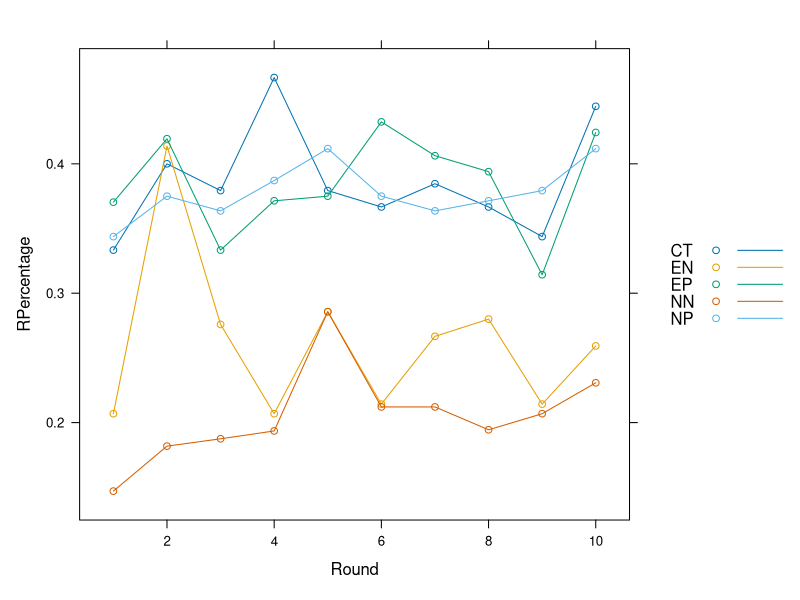

Here is the R script that generated this plot:
## ---- chunk 1
library(readxl)
G6Data <- read_excel("Group 6 n181.xlsx")
View(G6Data)
attach(G6Data)
## ---- chunk 2
all<-aov(Percentage~Frame*Norm+Loc+Gender)
summary(all)
## ---- chunk 3
independent<-aov(Percentage~Condition)
summary(independent)

pairwise.t.test(Percentage,Condition,p.adj = "none")
## ---- chunk 4
lm1<-lm(Percentage~Frame*Norm+Risk_1+Gender)
summary(lm1)
## ---- chunk 5
cor.test(Percentage,Risk_1)

lmrisk<-lm(Risk_1~Percentage)
summary(lmrisk)

riskaov<-aov(Risk_1~Norm*Frame)
summary(riskaov)
## ---- chunk 6
library(readxl)
RbyR <- read_excel("RbyR.xlsx")
View(RbyR)
attach(RbyR)
## ---- chunk 7
lm4<-lm(RPercentage~RCondition+factor(Round))
summary(lm4)

library(lattice)
xyplot(RPercentage~Round,type=c('l','p'),groups=RCondition,data=RbyR,auto.key=T)
